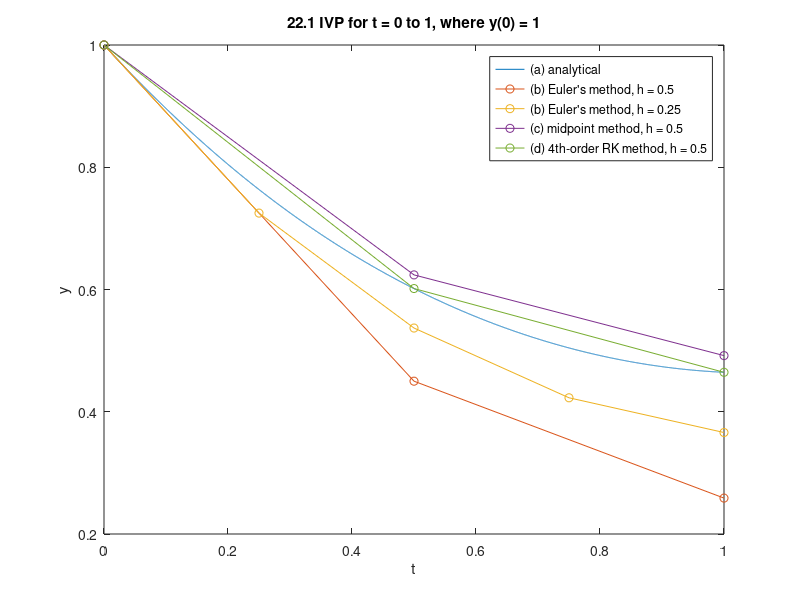

Reproduce this figure in MATLAB. (Note: this script raises an error after producing the figure.)
% Created by: Anthony H. Le
% Last updated: 03-01-2019

% CHE 581: Assignment 5
% Textbook Problems 22.1, 22.6, 22.10, 22.11, 22.12. 22.14
% Due: 03-01-2019
%% Problem 22.1
close all; % close all figures
clear; % clear workspace
clc; % clear command window

disp('Problem 22.1');
disp('See pdf file for written work.');
disp('See Figure 1');

dydt = @(t, y) (y * t^2) - (1.1 * y);
y = @(t) exp((t.^3 / 3) - 1.1 .* t);

figure();
% (a) analytically
a = (0:0.0001:1);
y_a = y(a);
plot(a, y_a);
title('22.1 IVP for t = 0 to 1, where y(0) = 1');
xlabel('t');
ylabel('y');
hold on;

% t_span = [0, 1];

% (b) Euler's method w/ h = 0.5, 0.25
% for h = 0.5
h_b1 = 0.5;
inv_b1 = (0:h_b1:1);
n_b1 = length(inv_b1);
y_b1 = y(0) * ones(n_b1, 1);

for i = 1:n_b1-1
   y_b1(i+1) = y_b1(i) + dydt(inv_b1(i), y_b1(i)) * h_b1; 
end

% [t_b1, y_b1] = eulode(dydt, t_span, y(0), h_b1);

plot(inv_b1, y_b1, '-o');
% plot(t_b1, y_b1, '-o');

% for h = 0.25
h_b2 = 0.25;
inv_b2 = (0:h_b2:1);
n_b2 = length(inv_b2);
y_b2 = y(0) * ones(n_b2, 1);

for i = 1:n_b2-1
   y_b2(i+1) = y_b2(i) + dydt(inv_b2(i), y_b2(i)) * h_b2; 
end

% [t_b2, y_b2] = eulode(dydt, t_span, y(0), h_b2);

plot(inv_b2, y_b2, '-o');
% plot(t_b2, y_b2, '-o');

% (c) midpoint method w/ h = 0.5
h_c = 0.5;
inv_c = (0:h_c:1);
n_c = length(inv_c);
y_c = y(0) * ones(n_c, 1);
y_predc = zeros(n_c-1, 1);

for i = 1:n_c-1
    yp_intc = dydt(inv_c(i), y_c(i));
    y_predc(i) = y_c(i) + yp_intc * (h_c / 2); % predictor, compute y @ midpoint
    yp_midc = dydt(inv_c(i)+(h_c/2), y_predc(i)); % use predictor y to predict slope @ midpoint
    y_c(i+1) = y_c(i) + yp_midc * h_c; % corrector, compute improved y
end

% [t_c, y_c] = midptode(dydt, t_span, y(0), h_c);

plot(inv_c, y_c, '-o');
% plot(t_c, y_c, '-o');

% (d) 4th-order RK method w/ h = 0.5
h_d = 0.5;
inv_d = (0:h_d:1);
n_d = length(inv_d);
y_d = y(0) * ones(n_d, 1);
k1 = zeros(n_d-1, 1);
k2 = zeros(n_d-1, 1);
k3 = zeros(n_d-1, 1);
k4 = zeros(n_d-1, 1);
y_mid1 = zeros(n_d-1, 1);
y_mid2 = zeros(n_d-1, 1);
y_end = zeros(n_d-1, 1);
phi = zeros(n_d-1, 1);

for i = 1:n_d-1
    k1(i) = dydt(inv_d(i), y_d(i)); % compute slope @ beginning of interval
    y_mid1(i) = y_d(i) + k1(i) * (h_d / 2); % compute y @ midpoint
    k2(i) = dydt(inv_d(i)+(h_d/2), y_mid1(i)); % compute slope @ midpoint
    y_mid2(i) = y_d(i) + k2(i) * (h_d / 2); % compute y @ another midpoint
    k3(i) = dydt(inv_d(i)+(h_d/2), y_mid2(i)); % compute slope @ another midpoint
    y_end(i) = y_d(i) + k3(i) * h_d; % compute y @ end of interval
    k4(i) = dydt(inv_d(i+1), y_end(i)); % compute slope @ end of interval
    phi(i) = (1 / 6) * (k1(i) + (2 * k2(i)) + (2 * k3(i)) + k4(i)); % compute average slope
    y_d(i+1) = y_d(i) + phi(i) * h_d; % compute final y prediction
end

% [t_d, y_d] = rk4ode(dydt, t_span, y(0), h_d);

plot(inv_d, y_d, '-o');
% plot(t_d, y_d, '-o');

legend('(a) analytical', '(b) Euler''s method, h = 0.5', '(b) Euler''s method, h = 0.25', '(c) midpoint method, h = 0.5', '(d) 4th-order RK method, h = 0.5');
hold off;

disp('-------------------------------------------------');

%% Problem 22.6
close all;
clear;
clc;

disp('Problem 22.6');
disp('See Figure 1');

h = 0.5; % s, step size, delta t
% t_span = [0, 1000]; % s, time interval
t_span = 0:h:500;
v0 = 1500; % m/s, initial velocity @ t = 0
x0 = 0; % m, initial position @ t = 0

g0 = 9.81; % m/s^2, gravitational acceleration at earth's surface
R = 6.37 * 10^6; % m, earth's radius
dvdt = @(t, x) -g0 * (R^2 / (R + x)^2);
% dxdt = @(t, x) -g0 * (R^2 / (R + x).^2) .* t;

v = v0 * ones(length(t_span), 1);
x = x0 * ones(length(t_span), 1);

for i = 1:length(t_span)-1
    v(i+1) = v(i) + dvdt(t_span(i), x(i)) * h;
    x(i+1) = x(i) + v(i) * h;
end

max_x = max(x);
ind_x = find(x == max_x);
v_max_x = v(ind_x);

max_label = ['max height = ' num2str(max_x) ' m @ time = ' num2str(t_span(ind_x)) ' s'];

figure();
yyaxis left;
plot(t_span, v);
xlabel('Time (s)');
ylabel('Upward velocity (m/s)');
hold on;
plot(t_span(ind_x), v_max_x, '*');
yyaxis right;
plot(t_span, x);
plot(t_span(ind_x), max_x, '*');
text(t_span(ind_x)-20, max_x+30000, max_label);
ylabel('Position (m)');
grid on;
hold off;

disp('-------------------------------------------------');

%% Problem 22.10
close all;
clear;
clc;

disp('Problem 22.10');
disp('See Figure 1');

% provided in prb 22.5
h = 5; % yrs, step size
t_span = [1950, 2050]; % yr
k_gm = 0.026; % per yr
p_max = 12000; % million people
p0 = 2555; % million people in 1950

e_critn = 0.1; % percent, corrector error criterion

dpdt = @(t, p) k_gm * (1 - (p / p_max)) * p; % function provided in prb 22.5
% y_prime = @(t, y) 4 * exp(0.8 * t) - 0.5 * y; % example 22.2

% labels for plot
title = '22.10 World''s Population from 1950 to 2050';
xlabel = 'Year';
ylabel = 'Population (million ppl)';

[~, p1] = heunode(dpdt, t_span, p0, h, e_critn, title, xlabel, ylabel); % calls Heun's method function file
% [t_ex, y_ex] = heunode(y_prime, [0, 4], 2, 1, 0.00001); % example 22.2

disp('-------------------------------------------------');

%% Problem 22.11
close all;
clear;
clc;

disp('Problem 22.11');
disp('See Figure 1');

% provided in prb 22.5
h = 5; % yrs, step size
t_span = [1950, 2050]; % yr
k_gm = 0.026; % per yr
p_max = 12000; % million people
p0 = 2555; % million people in 1950

dpdt = @(t, p) k_gm * (1 - (p / p_max)) * p; % function provided in prb 22.5
% y_prime = @(t, y) 4 * exp(0.8 * t) - 0.5 * y; % example 22.2

% labels for plot
title = '22.11 World''s Population from 1950 to 2050';
xlabel = 'Year';
ylabel = 'Population (million ppl)';

[~, p2] = midptode(dpdt, t_span, p0, h, title, xlabel, ylabel); % calls midpoint method function file
% [t_ex, y_ex] = midptode(y_prime, [0, 4], 2, 1, 0.00001); % example 22.2

disp('-------------------------------------------------');

%% Problem 22.12
close all;
clear;
clc;

disp('Problem 22.12');
disp('See Figure 1');

% provided in prb 22.5
h = 5; % yrs, step size
t_span = [1950, 2050]; % yr
k_gm = 0.026; % per yr
p_max = 12000; % million people
p0 = 2555; % million people in 1950

dpdt = @(t, p) k_gm * (1 - (p / p_max)) * p; % function provided in prb 22.5
% y_prime = @(t, y) 4 * exp(0.8 * t) - 0.5 * y; % example 22.2

% labels for plot
title = '22.12 World''s Population from 1950 to 2050';
xlabel = 'Year';
ylabel = 'Population (million ppl)';

[~, p3] = rk4ode(dpdt, t_span, p0, h, title, xlabel, ylabel); % calls midpoint method function file
% [t_ex, y_ex] = rk4ode(y_prime, [0, 4], 2, 1, 0.00001); % example 22.2

disp('-------------------------------------------------');

%% Problem 22.14
close all;
clear;
clc;

disp('Problem 22.14');

% provided coefficient values
a = 0.23; % prey growth rate
b = 0.0133; % rate characterizing the effect of predator-prey interactions on prey death
c = 0.4;  % predator death rate
d = 0.0004; % rate characterizing the effect of predator-prey interactions on predator growth

% provided data
filename = 'moose_versus_wolf.csv'; % assign filename
data = csvread(filename, 1, 0); % read .csv file, all data, 48 by 3 mat
Year = data(:, 1); % create separate 48 by 1 col vec
Moose = data(:, 2); % create separate 48 by 1 col vec
Wolves = data(:, 3); % create separate 48 by 1 col vec

% parameters for integration methods
h = 1;
t_span = [1960, 2020];
y0 = [610, 22];

% (a)
disp('(a) See Figure 1 & 2');

% x or y(1) = number of prey (i.e., moose)
% y or y(2) = number of predators (i.e., wolves)

% dxdt = @(t, x, y) (a * x) - (b * x * y);
% dydt = @(t, x, y) -(c * y) + (d * x * y);

% predprey function file holds the two Lotka-Volterra eqs, predator-prey model 
[t1, y1] = rk4sys(@predprey, t_span, y0, h, a, b, c, d); % calls rk4sys method function file
[t2, y2] = eulsys(@predprey, t_span, y0, h, a, b, c, d); % calls eulsys method function file

% determine sum of squares of residuals b/w RK4 model and data
yresid_prey_rk4 = Moose(2:length(Moose)) - y1(1:length(Moose)-1, 1);
yresid_pred_rk4 = Wolves(2:length(Wolves)) - y1(1:length(Wolves)-1, 2);
SSresid_prey_rk4 = sum(yresid_prey_rk4.^2);
SSresid_pred_rk4 = sum(yresid_pred_rk4.^2);

prey_rsq_rk4 = ['Prey RSS = ' num2str(SSresid_prey_rk4)]; % plot label
pred_rsq_rk4 = ['Predator RSS = ' num2str(SSresid_pred_rk4)]; % plot label

% determine sum of squares of residuals b/w Euler's model and data
yresid_prey_eul = Moose(2:length(Moose)) - y2(1:length(Moose)-1, 1);
yresid_pred_eul = Wolves(2:length(Wolves)) - y2(1:length(Wolves)-1, 2);
SSresid_prey_eul = sum(yresid_prey_eul.^2);
SSresid_pred_eul = sum(yresid_pred_eul.^2);

prey_rsq_eul = ['Prey RSS = ' num2str(SSresid_prey_eul)]; % plot label
pred_rsq_eul = ['Predator RSS = ' num2str(SSresid_pred_eul)]; % plot label

% plot time-series plot comparing rk4 method simulation w/ data
figure();
yyaxis left;
plot(t1, y1(:, 1));
title('Time-Series Plot: Simulated Model (RK4 Method) vs Recorded Data');
xlabel('Year');
ylabel('Prey Population (Moose)');
hold on;
plot(Year, Moose, '-.');
yyaxis right;
plot(t1, y1(:, 2));
plot(Year, Wolves, '-.');
ylabel('Predator Population (Wolves)');
legend('simulated prey', 'recorded prey', 'simulated predator', 'recorded predator');
xlim([1959 2020])
text(1961, 48, prey_rsq_rk4);
text(1961, 45.7, pred_rsq_rk4);
hold off;

%plot time-series plot comparing euler's method simulation w/ data
figure();
yyaxis left;
plot(t2(1:length(Moose)-1), y2(1:length(Moose)-1, 1)); % model restricted from 1960 to 2006
title('Time-Series Plot: Simulated Model (Euler''s Method) vs Recorded Data');
xlabel('Year');
ylabel('Prey Population (Moose)');
hold on;
plot(Year, Moose, '-.');
yyaxis right;
plot(t2(1:length(Wolves)+1), y2(1:length(Wolves)+1, 2)); % model restricted from 1960 to 2006
plot(Year, Wolves, '-.');
ylabel('Predator Population (Wolves)');
legend('simulated prey', 'recorded prey', 'simulated predator', 'recorded predator');
xlim([1959 2006])
text(1961, 133, prey_rsq_eul);
text(1961, 125.5, pred_rsq_eul);
hold off;

% (b)
disp('(b) See Figure 3 & 4');

% plot phase-plane plot comparing rk4 method simulation w/ data
figure();
plot(y1(:, 1), y1(:, 2));
title('Phase-Plase Plot: Moose vs Wolves (RK4 Method)');
xlabel('Prey Population (Moose)');
ylabel('Predator Population (Wolves)');
hold on;
plot(Moose, Wolves, '-.');
legend('simulated', 'recorded');
hold off;

% plot phase-plane plot comparing euler's method simulation w/ data
figure();
plot(y2(1:length(Moose)-1, 1), y2(1:length(Wolves)-1, 2)); % model restricted from 1960 to 2006
title('Phase-Plase Plot: Moose vs Wolves (Euler''s Method)');
xlabel('Prey Population (Moose)');
ylabel('Predator Population (Wolves)');
hold on;
plot(Moose, Wolves, '-.');
legend('simulated', 'recorded');
hold off;

disp('-------------------------------------------------');
